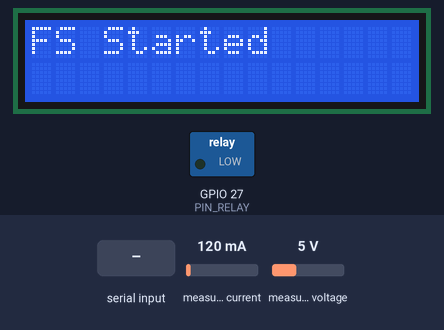
This program was run on a simulated ESP32. Parts: 16×2 character LCD, switched loads named in the program (green lamp = pin HIGH). The test bench sets the inputs (shaded band); at power-on: measured current 120 mA, measured voltage 5 V. WiFi joins after 1.5 s; servers stay silent unless stated; uploads are accepted with an empty reply; the local clock reads 2024-03-15 10:24:30 at power-on unless the program sets it; storage starts empty; no MQTT or app messages arrive unless stated; what the program prints to the serial monitor is not drawn.

Above: at 0.6 s.
At 7.3 s:
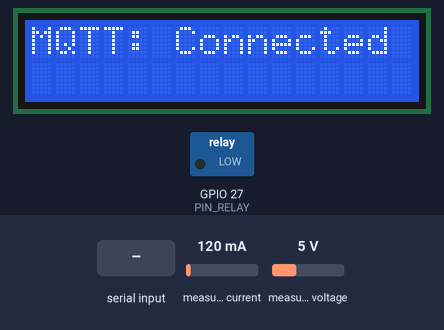
8.4 s: measured current set to 40 mA
At 10.4 s:
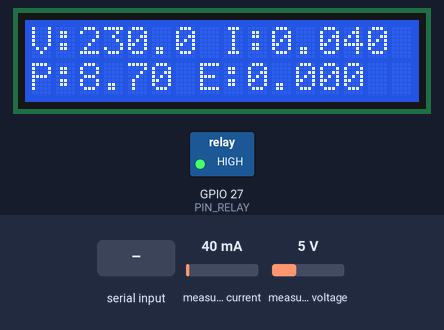
11.4 s: "90,45,200,10,150,30\n" received over Serial
At 15.1 s:
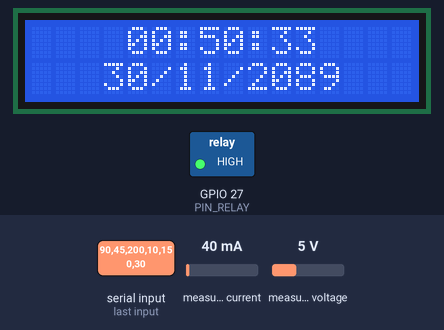
19.6 s: measured voltage set to 0.3 V
At 21.8 s:
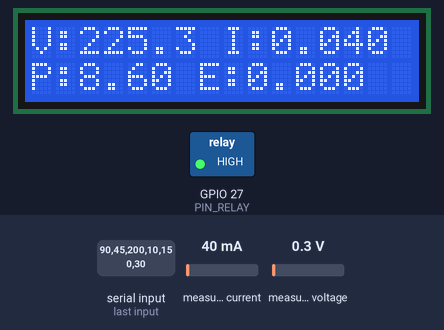
Timing chart, 0 to 23.3 s (numbered marks = the images above; inputs shaded):
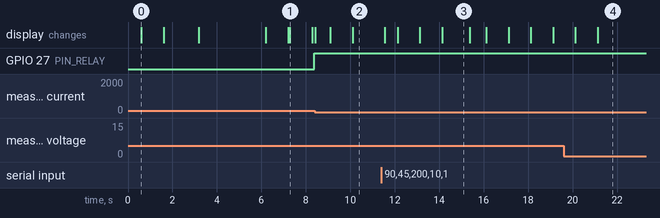

The program:

main.cpp
```cpp
static const char* TAG = "MAIN";

#include "Arduino.h"
#include "WiFi.h"
#include "PubSubClient.h"
#include "FS.h"
#include "LittleFS.h"
#include "HTTPClient.h"
#include "RTClib.h"
#include "LiquidCrystal_I2C.h"
#include "PZEM004Tv30.h"
#include "esp_log.h"

#define PIN_RELAY 27

const char* db_host = "https://powerlogdata-default-rtdb.asia-southeast1.firebasedatabase.app/";
const char* db_auth = "jgdhEngVhS57m6qEQ9Kcam8lnu8vVi4ASF7xQdxF";

const char* ssid = "M23";
const char* password = "11223344";

const char* mqtt_server = "8df95bf6d13345d9bf2ded4c227e696e.s1.eu.hivemq.cloud";
const char* mqtt_username = "server_user";
const char* mqtt_password = "Password1";
uint16_t mqtt_port = 8883;

WiFiClientSecure secureClient;
PubSubClient mqtt(secureClient);
LiquidCrystal_I2C lcd(0x27, 16, 2);
PZEM004Tv30 pzem(Serial2, 16, 17);
RTC_DS3231 rtc;

/*   HYPERPARAMETER   */
#define BATAS_KONSUMSI_BULANAN 14.9   //KWh
#define BATAS_KONSUMSI_HARIAN 0.5     //KWh
#define DAYA_STANDBY 1.2


struct powermeter_data{
  float tegangan = 0;
  float arus = 0;
  float daya = 0;
  float energi = 0;
  float konsumsi_bulanan = 0;
  float konsumsi_harian = 0;
  float last_konsumsi_bulanan = 0;
  float last_konsumsi_harian = 0;
  float power_factor = 0;
  char state[10];
} data;

struct interval {
  uint32_t upload_data = 15;
  uint32_t last_upload = 0;
  uint32_t show_data = 10;
  uint32_t last_show = 0;
  uint32_t standby = 0;
  bool timer = false;
} interval;


struct time_reset{
  uint8_t last_reset_monthly = 0;
  uint8_t last_reset_harian = 0;
} time_reset;

enum powermmeter_status {
  standby,
  digunakan,
  tidak_digunakan,
  maksimal
} state;

bool showWaktu = true;            // true = tampilkan waktu, false = tampilkan data
bool lastDisplayState = true;

float last_valid_voltage = 0;
float last_valid_current = 0;
float last_valid_power   = 0;
float last_valid_energy  = 0;
float corresion_factor_energy = 0;
float cirresion_factor_current = 0.00;
bool get_corresion_factor_energy = true;

void reconnect();
void callback(char *topic, byte* message, unsigned int length);
void dbSendData(String path, String data, String timestamp);
const char* status_to_str(powermmeter_status state);

bool file_write(String path, float value);
float file_readFloat(String path);
int file_readInt(String path);


void lcd_show(uint8_t cursor_x, uint8_t cursor_y, String text);

void setup() {
  Serial.begin(115200);
  Serial2.begin(9600);
  delay(500);

  ESP_LOGI(TAG, "Setup started");

  pinMode(PIN_RELAY, OUTPUT);
  digitalWrite(PIN_RELAY, LOW);
  Wire.begin();
  rtc.begin();
  lcd.begin();
  lcd.backlight();

  if (LittleFS.begin()){
    lcd_show(0, 0, "FS Started");
    delay(1000);
    ESP_LOGI(TAG, "LittleFS mounted successfully");
  } else {
    lcd_show(0, 0, "FS Failed, Restart");
    delay(1000);

    LittleFS.format();
    esp_restart();
    ESP_LOGE(TAG, "Failed to mount LittleFS");
  }
  lcd.clear();

  WiFi.begin(ssid, password);
  secureClient.setInsecure();
  while (WiFi.status() != WL_CONNECTED) {
    lcd_show(0, 0, "WiFi:");
    lcd_show(5, 0, ssid);
    lcd_show(0, 1, "Connecting");
    ESP_LOGI(TAG, "WiFi Connecting to %s", ssid);
    delay(500);
  }
  lcd.clear();
  lcd_show(0, 0, "WiFi:");
  lcd_show(5, 0, ssid);
  lcd_show(0, 1, "Connected");
  delay(3000);
  lcd.clear();


  mqtt.setServer(mqtt_server, mqtt_port);
  mqtt.setCallback(callback);

  state = standby;
  interval.timer = true;

  data.last_konsumsi_bulanan = file_readFloat("/last_konsumsi_bulanan.f");
  data.last_konsumsi_harian = file_readFloat("/last_konsumsi_harian.f");
  time_reset.last_reset_monthly = file_readInt("/last_reset_monthly.i");
  time_reset.last_reset_harian = file_readInt("/last_reset_harian.i");

  vTaskDelay(1000/portTICK_PERIOD_MS);
}


void loop() {
  if(!mqtt.connected()){
    reconnect();
  }
  mqtt.loop();

  DateTime now = rtc.now();

  if(get_corresion_factor_energy){
    float energy = pzem.energy();
    if(!isnan(energy) && energy >= 0.0  && energy < 20.0){
      corresion_factor_energy = energy;
      ESP_LOGI(TAG, "corresion_factor_energy: %f", corresion_factor_energy);
      get_corresion_factor_energy = false;
    }
  }

  float v = pzem.voltage();
  float i = pzem.current() - cirresion_factor_current;
  float p = pzem.power();
  float e = pzem.energy() - corresion_factor_energy;
  float pf = pzem.pf();

  bool validV = !isnan(v) && v >= 0.0 && v <= 260.0;
  bool validI = !isnan(i) && i >= 0.0  && i <= 100.0;
  bool validP = !isnan(p) && p >= 0.0  && p <= 5000.0;
  bool validE = !isnan(e) && e >= 0.0  && e < 1000.0;
  bool validPF = !isnan(pf) && pf >= 0.0 && pf <= 1.0;

  if (last_valid_voltage > 0 && fabs(v - last_valid_voltage) > 250) validV = false;
  if (last_valid_current > 0 && fabs(i - last_valid_current) > 5)  validI = false;
  if (last_valid_power   > 0 && fabs(p - last_valid_power)   > 1000) validP = false;

  data.tegangan = validV ? (last_valid_voltage = v) : last_valid_voltage;
  data.arus     = validI ? (last_valid_current = i) : last_valid_current;
  data.daya     = validP ? (last_valid_power   = p) : last_valid_power;
  data.power_factor = validPF ? pf : data.power_factor;

  if (validE) {
      last_valid_energy = e;
      data.energi = e;
      data.konsumsi_bulanan = data.last_konsumsi_bulanan + e;
      data.konsumsi_harian = data.last_konsumsi_harian + e;
  } else {
      data.energi = last_valid_energy;
      data.konsumsi_bulanan = data.last_konsumsi_bulanan + last_valid_energy;
      data.konsumsi_harian = data.last_konsumsi_harian + last_valid_energy;
  }
  // ESP_LOGI(TAG, "e: %f, corresion_factor_energy: %f, energi: %f, konsumsi_bulanan: %f", e, corresion_factor_energy, data.energi, data.konsumsi_bulanan);
  ESP_LOGI(TAG, "arus: %3f, tegangan: %2f, daya: %2f, koreksi energi: %f, energi: %f, pf: %f, konsumsi bulanan: %2f",
     data.arus, data.tegangan, data.daya, corresion_factor_energy, data.energi, pf, data.konsumsi_bulanan);

  /*  INTRUKSI RELAY  */
  switch (state){
  case standby:
    if (interval.timer == true){
      mqtt.publish("powermeter/notif", "{\"state\":true}");
      interval.standby = millis();
      interval.timer = false;
      digitalWrite(PIN_RELAY, HIGH);
    }
    if (data.daya > DAYA_STANDBY){
      state = digunakan;
    }
    if (millis() - interval.standby >= 60000UL){
      state = tidak_digunakan;
    }
    break;

  case digunakan:
    if (data.daya <= DAYA_STANDBY){
      state = standby;
      interval.timer = true;
    }

    if (data.konsumsi_bulanan >= BATAS_KONSUMSI_BULANAN){
      state = maksimal;
    }

    if (data.konsumsi_harian >= BATAS_KONSUMSI_HARIAN){
      state = maksimal;
    }
    break;

  case tidak_digunakan:
    digitalWrite(PIN_RELAY, LOW);
    break;

  // case maksimal:
  //   digitalWrite(PIN_RELAY, LOW);
  //   break;
  }

  // ESP_LOGI(TAG, "status: %s, timer: %d, interval stanndby: %d", status_to_str(state), interval.timer, interval.standby);

  /*  RESET BULANAN */
  if (now.month() != time_reset.last_reset_monthly){
    ESP_LOGI(TAG, "Berhasil reset data bulanan");

    data.last_konsumsi_bulanan = 0;
    data.konsumsi_bulanan = 0;

    time_reset.last_reset_monthly = now.month();

    file_write("/last_konsumsi_bulanan.f", data.last_konsumsi_bulanan);
    file_write("/last_reset_monthly.i", now.month());
  }

  /*  RESET HARIAN  */
  if (now.day() != time_reset.last_reset_harian){
    data.konsumsi_harian = 0;
    data.last_konsumsi_harian = 0;

    time_reset.last_reset_harian = now.day();

    file_write("/last_reset_harian.i", now.day());
    file_write("/last_konsumsi_harian.f", data.konsumsi_harian);
  }

  /* MQTT & DATABASE  */
  if (millis() - interval.last_upload > interval.upload_data * 1000UL){

    char payload[256];
    snprintf(payload, sizeof(payload), "{\"arus\":%f,\"tegangan\":%f,\"daya\":%f,\"energi\":%f,\"konsumsi_harian\":%f,\"konsumsi_bulanan\":%f,\"pf\":%f,\"timestamp\":\"%s\",\"device_state\":\"%s\"}",
      data.arus, data.tegangan, data.daya, data.energi, data.konsumsi_harian, data.konsumsi_bulanan, data.power_factor, now.timestamp().c_str(), status_to_str(state));

    mqtt.publish("powermeter/data", payload);

    char time_header[20];
    sprintf(time_header, "%04d:%02d:%02d:%02d:%02d:%02d", now.year(),now.month(),now.day(),now.hour(),now.minute(),now.second());
    String today = String(now.day()) + '-' + String(now.month()) + '-' + String(now.year());
    dbSendData("/powermeter/", payload, time_header);

    file_write("/last_konsumsi_bulanan.f", data.konsumsi_bulanan);
    file_write("/last_konsumsi_harian.f", data.konsumsi_harian);

    interval.last_upload = millis();
  }

  /* LCD HANDLING */
    if ((now.second() % interval.show_data == 0) && (now.second() != interval.last_show)) {
    showWaktu = !showWaktu;
    interval.last_show = now.second();
  }

  if (showWaktu != lastDisplayState) {
    lcd.clear();
    lastDisplayState = showWaktu;
  }

  if (showWaktu) {
    char waktu[9];
    sprintf(waktu, "%02d:%02d:%02d", now.hour(), now.minute(), now.second());
    char tanggal[11];
    sprintf(tanggal, "%02d/%02d/%04d", now.day(), now.month(), now.year());

    lcd_show(4, 0, waktu);
    lcd_show(3, 1, tanggal);
  }
  else {
    char row_1[17];
    sprintf(row_1, "V:%.1f I:%.3f", data.tegangan, data.arus);
    char row_2[17];
    sprintf(row_2, "P:%.2f E:%.3f", data.daya, data.energi);
    lcd_show(0, 0, row_1);
    lcd_show(0, 1, row_2);
  }


 /*   FORMAT SETTING JAM = TAHUN-BULAN-TANGGAL JAM:MENIT:DETIK
       example: 2026-03-15 14:16:00
       kirim via serial monitor                                   */
  if (Serial.available()) {
    String input = Serial.readStringUntil('\n');
    if (input.length() >= 19) {
      int year = input.substring(0, 4).toInt();
      int month = input.substring(5, 7).toInt();
      int day = input.substring(8, 10).toInt();
      int hour = input.substring(11, 13).toInt();
      int minute = input.substring(14, 16).toInt();
      int second = input.substring(17, 19).toInt();

      rtc.adjust(DateTime(year, month, day, hour, minute, second));
    }
  }
}


void lcd_show(uint8_t cursor_x, uint8_t cursor_y, String text){
  lcd.setCursor(cursor_x, cursor_y);
  lcd.print(text);
}

String makeClientId(){
  String id = "ESP32-";
  id += WiFi.macAddress();      // atau use ESP.getEfuseMac() / chip ID
  id.replace(":", "");
  return id;
}

void reconnect() {
  lcd.clear();
  while (!mqtt.connected()) {
    String clientId = makeClientId();
    Serial.print("Mencoba koneksi MQTT dengan clientId: ");
    Serial.println(clientId);

    lcd_show(0,0,"MQTT: Connecting");
    // connect dengan username & password dan clientId unik
    if (mqtt.connect(clientId.c_str(), mqtt_username, mqtt_password,"powermeter/status", 1, true, "offline")) {
      lcd.clear();
      ESP_LOGI(TAG,"MQTT Connected");
      lcd_show(0,0,"MQTT: Connected");
      mqtt.subscribe("powermeter/button");
      mqtt.publish("powermeter/status", "online",true);
      delay(1000);
      lcd.clear();
      break;
    }
    else {
      int8_t st = mqtt.state();
      ESP_LOGE(TAG,"Gagal konek MQTT, state=%d", st);

      /*
        Status codes (PubSubClient):
        -4 : MQTT_CONNECTION_TIMEOUT
        -3 : MQTT_CONNECTION_LOST
        -2 : MQTT_CONNECT_FAILED
        -1 : MQTT_DISCONNECTED
         0 : MQTT_CONNECTED
         1.. : CONNACK return codes dari broker (lihat manual broker)
      */
      lcd.clear();
      lcd_show(0,0,"MQTT Conn Failed");
      delay(3000); // tunggu sebelum retry
    }
    lcd.clear();
  }
}

void callback(char *topic, byte* message, unsigned int length){
  String pesan = "";
  for(int i=0; i<length; i++){
    pesan += (char)message[i];
  }
  Serial.printf("toipc: %s, message: %s\n",topic, pesan.c_str());
  if (pesan == "ON"){
    state = standby;
    interval.timer = true;
    Serial.println(pesan);
    Serial.println(status_to_str(state));
  }
  else if (pesan == "OFF"){
    // if (state != maksimal){
    //   state = digunakan;
    //   Serial.println(pesan);
    // }
  }
}


void dbSendData(String path, String data, String timestamp){
  Serial.printf("Data: %s\n",data.c_str());
  if(WiFi.status() == WL_CONNECTED){
    HTTPClient http;

    String url = String(db_host) + path +"/" + timestamp + ".json";
    if (strlen(db_auth) > 0){
      url += "?auth=" + String(db_auth);
    }
    http.begin(url);
    http.addHeader("Content-Type", "application/json");

    int http_response = http.PUT(data);

    if (http_response > 0){
      String response = http.getString();
      Serial.print("DB Response: ");
      Serial.println(response);
    }
    else{
      Serial.println("Error Sending to DB: ");
      Serial.println(http_response);
    }
    http.end();
  }
  else{
    Serial.println("Wifi Not Connected");
  }
}

bool file_write(String path, float value){
  File file = LittleFS.open(path, "w");
  if (!file){
    ESP_LOGE(TAG, "Failed to open file for writing: %s", path.c_str());
    return false;
  }
  file.print(value);
  file.close();
  return true;
}

float file_readFloat(String path){
  File file = LittleFS.open(path, "r");
  if (!file){
    ESP_LOGE(TAG, "Failed to open file for reading: %s", path.c_str());
    return 0.0;
  }
  String content = file.readStringUntil('\n');
  file.close();
  return content.toFloat();
}

int file_readInt(String path){
  File file = LittleFS.open(path, "r");
  if (!file){
    ESP_LOGE(TAG, "Failed to open file for reading: %s", path.c_str());
    return 0;
  }
  String content = file.readStringUntil('\n');
  file.close();
  return content.toInt();
}

const char* status_to_str(powermmeter_status state){
  switch(state){
    case standby:
      return "standby";
    case digunakan:
      return "digunakan";
    case tidak_digunakan:
      return "tidak digunakan";
    case maksimal:
      return "maksimal";
    default:
      return "unknown status";
  }
}
```

Measured:
- after the input at 11.4 s, the display: first changes after 0.15 s (image 3 shows a later state)
- what the display in image 0 shows lasts 1.0 s, from 0.6 s to 1.6 s
- what the display in image 3 shows lasts 1.3 s, from 14.1 s to 15.4 s
